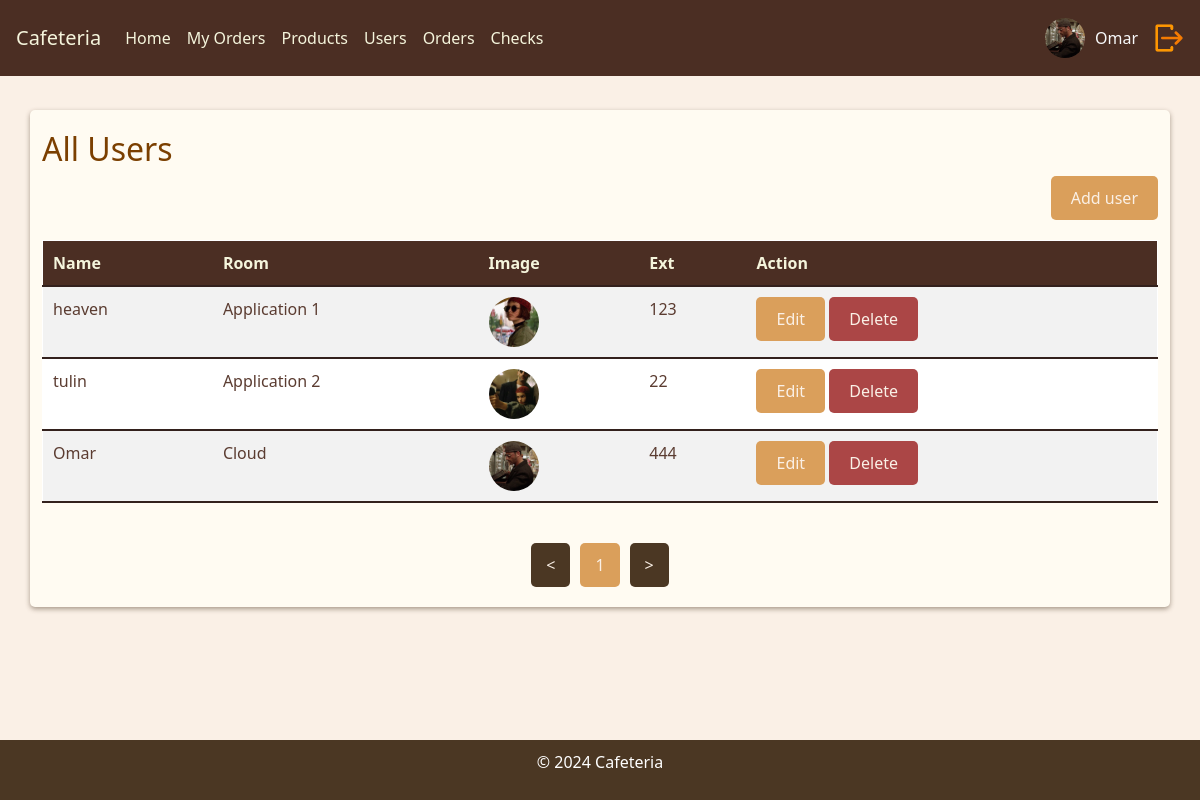
Page /allUsers.php (signed in) on the committed database.
### tables this page shows
CREATE TABLE `users` (
  `id` int(11) NOT NULL,
  `name` text NOT NULL,
  `email` varchar(100) NOT NULL,
  `password` varchar(100) NOT NULL,
  `room_id` int(11) NOT NULL,
  `ext` int(11) NOT NULL,
  `image` text NOT NULL,
  `perm_id` int(11) NOT NULL
);

CREATE TABLE `rooms` (
  `id` int(11) NOT NULL,
  `name` text NOT NULL
);

### functions/db_class.php (called while the page is built, shortened)
<?php
class Database
{
    private $conn;
    public function connect($host, $username, $password, $dbname)
    {
        $dsn = "mysql:host=$host;dbname=$dbname;charset=utf8mb4";
        try {
            $this->conn = new PDO($dsn, $username, $password);
            $this->conn->setAttribute(PDO::ATTR_ERRMODE, PDO::ERRMODE_EXCEPTION);
        } catch (PDOException $e) {
            echo "Connection failed: " . $e->getMessage();
        }
    }
    public function select($table)
    {
        $sql = "SELECT * FROM $table";
        $stmt = $this->conn->prepare($sql);
        $stmt->execute();
        return $stmt->fetchAll(PDO::FETCH_ASSOC);
    }
    public function getRow($table, $field, $value)
    {
        $sql = "SELECT * FROM $table WHERE $field = ?";
        $stmt = $this->conn->prepare($sql);
        $stmt->execute([$value]);
        return $stmt->fetch(PDO::FETCH_ASSOC);
    }
}

### allUsers.php (the view, shortened to what this page needs)
<!DOCTYPE html>
<html lang="en">
<head>
  <link rel="stylesheet" href="css/myorders.css">
  <link rel="stylesheet" href="css/CafeteriaUsers.css">
  <link rel="stylesheet" href="bootstrap/css/bootstrap.min.css">
  <link rel="stylesheet" href="css/header.css">
  <link rel="stylesheet" href="css/footer.css">
</head>
<body>
  <?php
  require "design/header.php";
  ?>
  <div class="container">
    <h2>All Users</h2>
    <div class="add-user">
      <a class="btn edit" href="AddUser.php">Add user</a>
    </div>
    <table class="table table-striped table-hover">
  <thead>
    <tr>
      <th>Name</th>
      <th>Room</th>
      <th>Image</th>
      <th>Ext</th>
      <th>Action</th>
    </tr>
  </thead>
  <tbody>
    <?php
    $table = 'users';
    $stmt = $db->select($table);
    foreach ($stmt as $user) {
      $rooms = $db->getRow('rooms', 'id', $user['room_id']);
    ?>
      <tr>
        <td><?php echo $user['name']; ?></td>
        <td><?php echo $rooms['name']; ?></td>
        <td><img class="user-image" src="<?php echo $user['image']; ?>" alt="Image"></td>
        <td><?php echo $user['ext']; ?></td>
        <td>
          <a class="edit btn" href="edit_user.php?id=<?php echo $user['id'] ?>">Edit</a>
          <a href="#deleteModal<?php echo $user['id']; ?>" class="btn delete" data-bs-toggle="modal">Delete</a>
        </td>
      </tr>
      <?php } ?>
  </tbody>
</table>
    <nav class="d-flex justify-content-center">
      <div class="pagination mt-4">
        <button class="prev-page">&lt;</button>
        <span class="page-number">1</span>
        <button class="next-page">&gt;</button>
      </div>
    </nav>
  </div>
  <?php
  require "design/footer.php";
  ?>
</body>
</html>

### design/header.php (shortened to what this page needs)
<?php
require "functions/connect.php";
require "functions/db_class.php";
if (isset($_SESSION['login'])) {
    $db = new Database();
    $db->connect($db_host, $db_user, $db_pass, $db_name);
    $table = 'users';
    $field = 'id';
    $id = $_SESSION['id'];
    $data = $db->getRow($table, $field, $id);
} else {
    session_destroy();
    header("Location: login.php");
}
?>
<header>
    <nav class="navbar navbar-expand-lg navbar-dark">
        <a class="navbar-brand mx-3" href="home.php">Cafeteria</a>
        <div class="collapse navbar-collapse" id="navbarNav">
            <ul class="navbar-nav mr-auto">
                <li class="nav-item"><a class="nav-link" href="home.php">Home</a></li>
                <li class="nav-item"><a class="nav-link" href="my_orders.php">My Orders</a></li>
                <li <?php if($data['perm_id'] == 1){echo "hidden";} ?> class="nav-item"><a class="nav-link" href="allProducts.php">Products</a></li>
                <li <?php if($data['perm_id'] == 1){echo "hidden";} ?> class="nav-item"><a class="nav-link" href="allUsers.php">Users</a></li>
                <li <?php if($data['perm_id'] == 1){echo "hidden";} ?> class="nav-item"><a class="nav-link" href="orders.php"> Orders</a></li>
                <li <?php if($data['perm_id'] == 1){echo "hidden";} ?> class="nav-item"><a class="nav-link" href="Checks.php">Checks</a></li>
            </ul>
            <div class="navbar-nav ml-auto">
                <div class="d-flex align-items-center">
                    <img src="<?php echo $data['image'] ?>" alt="User Photo" class="rounded-circle" width="40" height="40">
                    <span class="ml-2 text-light"><?php echo $data['name']; ?></span>
                    <a class="  mx-3 " href="functions/logout.php"><img class="logout" src="images/logout.png" alt=""></a>
                </div>
            </div>
        </div>
    </nav>
</header>

### css/myorders.css (style rules this page uses)
.container { width: 90%; max-width: 1200px; margin: 0 auto; background-color: #fffbf2; padding: 10px; border-radius: 8px; }
.pagination { display: flex; justify-content: center; align-items: center; margin-top: 20px; }
.next-page, .prev-page { background-color:#4b3723 !important; }
.pagination button, .pagination .page-number { background-color: #77815c; color: #faf0e6; border: none; padding: 10px 15px; margin: 0 5px; font-size: 16px; cursor: pointer; border-radius: 5px; }
.pagination .page-number { background-color: #da9f5b; cursor: default; }

### css/CafeteriaUsers.css (style rules this page uses)
body { height: 100vh !important; }
.container { max-width: 960px; margin: 20px auto; background-color: #fffbf2; padding: 20px; border-radius: 5px; box-shadow: 0 2px 5px #4b37237a; }
h2 { text-align: left; margin-bottom: 20px; }
.add-user { display: flex; justify-content: flex-end; margin-bottom: 20px; }
table { width: 100%; border-collapse: collapse; background-color: #fcf8f3 !important; border: 1px solid white !important; border-radius: 20px; }
th, td { text-align: left; padding: 8px; border-bottom: 1px solid white; }
th { background-color: #4b3723 !important; color: white !important; }
.user-image { width: 50px; height: 50px; border-radius: 50%; object-fit: cover; }
.edit { background-color: rgb(218, 159, 91) !important; color: #f5f5dc; }
.pagination { display: flex; justify-content: center; margin-top: 20px; }

### css/header.css (style rules this page uses)
body { position: relative; padding-top: 90px !important; padding-bottom: 90px !important; background-color: #faf0e6; }
header { background-color: #4b2e23; color: #f5f5dc; padding: 10px 0; position: fixed; top: 0; width: 100%; z-index: 1000; }
.navbar-nav .nav-link { color: #f5f5dc !important; }
.navbar-nav.ml-auto { margin-left: auto; }
.navbar-nav .d-flex { align-items: center; }
.navbar-nav img { vertical-align: middle; }
.navbar-nav span { margin-left: 10px; font-size: 1rem; }
.navbar-dark .navbar-brand { color: #f5f5dc; }
.btn { background-color: #ab4646; color: #faf0e6; border: none; padding: 10px 20px; border-radius: 5px; cursor: pointer; }
h1, h2, h3, .h1, .h2, .h3 { color: #7b3f00 !important; }
.btn.edit { background-color: #d2691e; }
th { background-color: #4b2e23 !important; color: #f5f5dc !important; text-align: left !important; padding: 10px !important; border-bottom: 2px solid #33211d !important; }
td { text-align: left !important; padding: 10px !important; border-bottom: 2px solid #33211d !important; color: #5b3c31 !important; }
.logout { width: 30px; height: 30px; }

### rows in the picture
users: image (picture), name "Omar", room.name "Cloud", ext "444"
users: name "heaven", room.name "Application 1", image (picture), ext "123"
users: name "tulin", room.name "Application 2", image (picture), ext "22"
